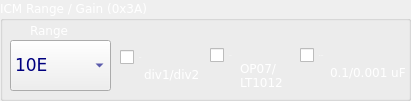
   <widget class="QGroupBox" name="grpICMGAIN">
    <property name="geometry">
     <rect>
      <x>10</x>
      <y>190</y>
      <width>411</width>
      <height>101</height>
     </rect>
    </property>
    <property name="palette">
     <palette>
      <active>
       <colorrole role="WindowText">
        <brush brushstyle="SolidPattern">
         <color alpha="255">
          <red>255</red>
          <green>255</green>
          <blue>255</blue>
         </color>
        </brush>
       </colorrole>
       <colorrole role="Text">
        <brush brushstyle="SolidPattern">
         <color alpha="255">
          <red>255</red>
          <green>255</green>
          <blue>255</blue>
         </color>
        </brush>
       </colorrole>
       <colorrole role="ButtonText">
        <brush brushstyle="SolidPattern">
         <color alpha="255">
          <red>255</red>
          <green>255</green>
          <blue>255</blue>
         </color>
        </brush>
       </colorrole>
      </active>
      <inactive>
       <colorrole role="WindowText">
        <brush brushstyle="SolidPattern">
         <color alpha="255">
          <red>255</red>
          <green>255</green>
          <blue>255</blue>
         </color>
        </brush>
       </colorrole>
       <colorrole role="Text">
        <brush brushstyle="SolidPattern">
         <color alpha="255">
          <red>255</red>
          <green>255</green>
          <blue>255</blue>
         </color>
        </brush>
       </colorrole>
       <colorrole role="ButtonText">
        <brush brushstyle="SolidPattern">
         <color alpha="255">
          <red>255</red>
          <green>255</green>
          <blue>255</blue>
         </color>
        </brush>
       </colorrole>
      </inactive>
      <disabled>
       <colorrole role="WindowText">
        <brush brushstyle="SolidPattern">
         <color alpha="255">
          <red>0</red>
          <green>0</green>
          <blue>255</blue>
         </color>
        </brush>
       </colorrole>
       <colorrole role="Text">
        <brush brushstyle="SolidPattern">
         <color alpha="255">
          <red>0</red>
          <green>0</green>
          <blue>255</blue>
         </color>
        </brush>
       </colorrole>
       <colorrole role="ButtonText">
        <brush brushstyle="SolidPattern">
         <color alpha="255">
          <red>0</red>
          <green>0</green>
          <blue>255</blue>
         </color>
        </brush>
       </colorrole>
      </disabled>
     </palette>
    </property>
    <property name="font">
     <font>
      <family>DejaVu Sans</family>
      <weight>50</weight>
      <bold>false</bold>
     </font>
    </property>
    <property name="title">
     <string>ICM Range / Gain (0x3A)</string>
    </property>
    <widget class="QComboBox" name="cmbICMRange">
     <property name="enabled">
      <bool>true</bool>
     </property>
     <property name="geometry">
      <rect>
       <x>10</x>
       <y>40</y>
       <width>101</width>
       <height>51</height>
      </rect>
     </property>
     <property name="sizePolicy">
      <sizepolicy hsizetype="Preferred" vsizetype="Preferred">
       <horstretch>0</horstretch>
       <verstretch>10</verstretch>
      </sizepolicy>
     </property>
     <property name="minimumSize">
      <size>
       <width>0</width>
       <height>30</height>
      </size>
     </property>
     <property name="sizeIncrement">
      <size>
       <width>10</width>
       <height>10</height>
      </size>
     </property>
     <property name="baseSize">
      <size>
       <width>0</width>
       <height>10</height>
      </size>
     </property>
     <property name="palette">
      <palette>
       <active>
        <colorrole role="WindowText">
         <brush brushstyle="SolidPattern">
          <color alpha="255">
           <red>0</red>
           <green>0</green>
           <blue>127</blue>
          </color>
         </brush>
        </colorrole>
        <colorrole role="Text">
         <brush brushstyle="SolidPattern">
          <color alpha="255">
           <red>0</red>
           <green>0</green>
           <blue>127</blue>
          </color>
         </brush>
        </colorrole>
        <colorrole role="ButtonText">
         <brush brushstyle="SolidPattern">
          <color alpha="255">
           <red>0</red>
           <green>0</green>
           <blue>127</blue>
          </color>
         </brush>
        </colorrole>
       </active>
       <inactive>
        <colorrole role="WindowText">
         <brush brushstyle="SolidPattern">
          <color alpha="255">
           <red>0</red>
           <green>0</green>
           <blue>127</blue>
          </color>
         </brush>
        </colorrole>
        <colorrole role="Text">
         <brush brushstyle="SolidPattern">
          <color alpha="255">
           <red>0</red>
           <green>0</green>
           <blue>127</blue>
          </color>
         </brush>
        </colorrole>
        <colorrole role="ButtonText">
         <brush brushstyle="SolidPattern">
          <color alpha="255">
           <red>0</red>
           <green>0</green>
           <blue>127</blue>
          </color>
         </brush>
        </colorrole>
       </inactive>
       <disabled>
        <colorrole role="WindowText">
         <brush brushstyle="SolidPattern">
          <color alpha="255">
           <red>0</red>
           <green>0</green>
           <blue>255</blue>
          </color>
         </brush>
        </colorrole>
        <colorrole role="Text">
         <brush brushstyle="SolidPattern">
          <color alpha="255">
           <red>0</red>
           <green>0</green>
           <blue>255</blue>
          </color>
         </brush>
        </colorrole>
        <colorrole role="ButtonText">
         <brush brushstyle="SolidPattern">
          <color alpha="255">
           <red>0</red>
           <green>0</green>
           <blue>255</blue>
          </color>
         </brush>
        </colorrole>
       </disabled>
      </palette>
     </property>
     <property name="font">
      <font>
       <family>DejaVu Sans</family>
       <pointsize>13</pointsize>
       <weight>50</weight>
       <bold>false</bold>
      </font>
     </property>
     <item>
      <property name="text">
       <string>10E</string>
      </property>
     </item>
     <item>
      <property name="text">
       <string>100E</string>
      </property>
     </item>
     <item>
      <property name="text">
       <string>1KE</string>
      </property>
     </item>
     <item>
      <property name="text">
       <string>10KE</string>
      </property>
     </item>
     <item>
      <property name="text">
       <string>100KE</string>
      </property>
     </item>
     <item>
      <property name="text">
       <string>1ME</string>
      </property>
     </item>
     <item>
      <property name="text">
       <string>RESERVED1</string>
      </property>
     </item>
     <item>
      <property name="text">
       <string>RESERVED2</string>
      </property>
     </item>
    </widget>
    <widget class="QLabel" name="label_6">
     <property name="geometry">
      <rect>
       <x>30</x>
       <y>20</y>
       <width>51</width>
       <height>20</height>
      </rect>
     </property>
     <property name="palette">
      <palette>
       <active>
        <colorrole role="WindowText">
         <brush brushstyle="SolidPattern">
          <color alpha="255">
           <red>255</red>
           <green>255</green>
           <blue>255</blue>
          </color>
         </brush>
        </colorrole>
        <colorrole role="Text">
         <brush brushstyle="SolidPattern">
          <color alpha="255">
           <red>255</red>
           <green>255</green>
           <blue>255</blue>
          </color>
         </brush>
        </colorrole>
        <colorrole role="ButtonText">
         <brush brushstyle="SolidPattern">
          <color alpha="255">
           <red>255</red>
           <green>255</green>
           <blue>255</blue>
          </color>
         </brush>
        </colorrole>
       </active>
       <inactive>
        <colorrole role="WindowText">
         <brush brushstyle="SolidPattern">
          <color alpha="255">
           <red>255</red>
           <green>255</green>
           <blue>255</blue>
          </color>
         </brush>
        </colorrole>
        <colorrole role="Text">
         <brush brushstyle="SolidPattern">
          <color alpha="255">
           <red>255</red>
           <green>255</green>
           <blue>255</blue>
          </color>
         </brush>
        </colorrole>
        <colorrole role="ButtonText">
         <brush brushstyle="SolidPattern">
          <color alpha="255">
           <red>255</red>
           <green>255</green>
           <blue>255</blue>
          </color>
         </brush>
        </colorrole>
       </inactive>
       <disabled>
        <colorrole role="WindowText">
         <brush brushstyle="SolidPattern">
          <color alpha="255">
           <red>0</red>
           <green>0</green>
           <blue>255</blue>
          </color>
         </brush>
        </colorrole>
        <colorrole role="Text">
         <brush brushstyle="SolidPattern">
          <color alpha="255">
           <red>0</red>
           <green>0</green>
           <blue>255</blue>
          </color>
         </brush>
        </colorrole>
        <colorrole role="ButtonText">
         <brush brushstyle="SolidPattern">
          <color alpha="255">
           <red>0</red>
           <green>0</green>
           <blue>255</blue>
          </color>
         </brush>
        </colorrole>
       </disabled>
      </palette>
     </property>
     <property name="font">
      <font>
       <family>DejaVu Sans</family>
       <weight>50</weight>
       <bold>false</bold>
      </font>
     </property>
     <property name="text">
      <string>Range</string>
     </property>
    </widget>
    <widget class="QCheckBox" name="chkICMGAIN">
     <property name="geometry">
      <rect>
       <x>120</x>
       <y>42</y>
       <width>81</width>
       <height>31</height>
      </rect>
     </property>
     <property name="palette">
      <palette>
       <active>
        <colorrole role="WindowText">
         <brush brushstyle="SolidPattern">
          <color alpha="255">
           <red>255</red>
           <green>255</green>
           <blue>255</blue>
          </color>
         </brush>
        </colorrole>
        <colorrole role="Text">
         <brush brushstyle="SolidPattern">
          <color alpha="255">
           <red>255</red>
           <green>255</green>
           <blue>255</blue>
          </color>
         </brush>
        </colorrole>
        <colorrole role="ButtonText">
         <brush brushstyle="SolidPattern">
          <color alpha="255">
           <red>255</red>
           <green>255</green>
           <blue>255</blue>
          </color>
         </brush>
        </colorrole>
       </active>
       <inactive>
        <colorrole role="WindowText">
         <brush brushstyle="SolidPattern">
          <color alpha="255">
           <red>255</red>
           <green>255</green>
           <blue>255</blue>
          </color>
         </brush>
        </colorrole>
        <colorrole role="Text">
         <brush brushstyle="SolidPattern">
          <color alpha="255">
           <red>255</red>
           <green>255</green>
           <blue>255</blue>
          </color>
         </brush>
        </colorrole>
        <colorrole role="ButtonText">
         <brush brushstyle="SolidPattern">
          <color alpha="255">
           <red>255</red>
           <green>255</green>
           <blue>255</blue>
          </color>
         </brush>
        </colorrole>
       </inactive>
       <disabled>
        <colorrole role="WindowText">
         <brush brushstyle="SolidPattern">
          <color alpha="255">
           <red>0</red>
           <green>0</green>
           <blue>255</blue>
          </color>
         </brush>
        </colorrole>
        <colorrole role="Text">
         <brush brushstyle="SolidPattern">
          <color alpha="255">
           <red>0</red>
           <green>0</green>
           <blue>255</blue>
          </color>
         </brush>
        </colorrole>
        <colorrole role="ButtonText">
         <brush brushstyle="SolidPattern">
          <color alpha="255">
           <red>0</red>
           <green>0</green>
           <blue>255</blue>
          </color>
         </brush>
        </colorrole>
       </disabled>
      </palette>
     </property>
     <property name="font">
      <font>
       <family>DejaVu Sans</family>
       <pointsize>-1</pointsize>
       <weight>50</weight>
       <italic>false</italic>
       <bold>false</bold>
      </font>
     </property>
     <property name="styleSheet">
      <string notr="true"/>
     </property>
     <property name="text">
      <string>GAIN</string>
     </property>
    </widget>
    <widget class="QCheckBox" name="chkICMIASEL">
     <property name="geometry">
      <rect>
       <x>210</x>
       <y>40</y>
       <width>90</width>
       <height>31</height>
      </rect>
     </property>
     <property name="palette">
      <palette>
       <active>
        <colorrole role="WindowText">
         <brush brushstyle="SolidPattern">
          <color alpha="255">
           <red>255</red>
           <green>255</green>
           <blue>255</blue>
          </color>
         </brush>
        </colorrole>
        <colorrole role="Text">
         <brush brushstyle="SolidPattern">
          <color alpha="255">
           <red>255</red>
           <green>255</green>
           <blue>255</blue>
          </color>
         </brush>
        </colorrole>
        <colorrole role="ButtonText">
         <brush brushstyle="SolidPattern">
          <color alpha="255">
           <red>255</red>
           <green>255</green>
           <blue>255</blue>
          </color>
         </brush>
        </colorrole>
       </active>
       <inactive>
        <colorrole role="WindowText">
         <brush brushstyle="SolidPattern">
          <color alpha="255">
           <red>255</red>
           <green>255</green>
           <blue>255</blue>
          </color>
         </brush>
        </colorrole>
        <colorrole role="Text">
         <brush brushstyle="SolidPattern">
          <color alpha="255">
           <red>255</red>
           <green>255</green>
           <blue>255</blue>
          </color>
         </brush>
        </colorrole>
        <colorrole role="ButtonText">
         <brush brushstyle="SolidPattern">
          <color alpha="255">
           <red>255</red>
           <green>255</green>
           <blue>255</blue>
          </color>
         </brush>
        </colorrole>
       </inactive>
       <disabled>
        <colorrole role="WindowText">
         <brush brushstyle="SolidPattern">
          <color alpha="255">
           <red>0</red>
           <green>0</green>
           <blue>255</blue>
          </color>
         </brush>
        </colorrole>
        <colorrole role="Text">
         <brush brushstyle="SolidPattern">
          <color alpha="255">
           <red>0</red>
           <green>0</green>
           <blue>255</blue>
          </color>
         </brush>
        </colorrole>
        <colorrole role="ButtonText">
         <brush brushstyle="SolidPattern">
          <color alpha="255">
           <red>0</red>
           <green>0</green>
           <blue>255</blue>
          </color>
         </brush>
        </colorrole>
       </disabled>
      </palette>
     </property>
     <property name="font">
      <font>
       <family>DejaVu Sans</family>
       <pointsize>-1</pointsize>
       <weight>50</weight>
       <italic>false</italic>
       <bold>false</bold>
      </font>
     </property>
     <property name="styleSheet">
      <string notr="true"/>
     </property>
     <property name="text">
      <string>IASEL</string>
     </property>
    </widget>
    <widget class="QCheckBox" name="chkICMBCAPSEL">
     <property name="geometry">
      <rect>
       <x>300</x>
       <y>40</y>
       <width>101</width>
       <height>31</height>
      </rect>
     </property>
     <property name="palette">
      <palette>
       <active>
        <colorrole role="WindowText">
         <brush brushstyle="SolidPattern">
          <color alpha="255">
           <red>255</red>
           <green>255</green>
           <blue>255</blue>
          </color>
         </brush>
        </colorrole>
        <colorrole role="Text">
         <brush brushstyle="SolidPattern">
          <color alpha="255">
           <red>255</red>
           <green>255</green>
           <blue>255</blue>
          </color>
         </brush>
        </colorrole>
        <colorrole role="ButtonText">
         <brush brushstyle="SolidPattern">
          <color alpha="255">
           <red>255</red>
           <green>255</green>
           <blue>255</blue>
          </color>
         </brush>
        </colorrole>
       </active>
       <inactive>
        <colorrole role="WindowText">
         <brush brushstyle="SolidPattern">
          <color alpha="255">
           <red>255</red>
           <green>255</green>
           <blue>255</blue>
          </color>
         </brush>
        </colorrole>
        <colorrole role="Text">
         <brush brushstyle="SolidPattern">
          <color alpha="255">
           <red>255</red>
           <green>255</green>
           <blue>255</blue>
          </color>
         </brush>
        </colorrole>
        <colorrole role="ButtonText">
         <brush brushstyle="SolidPattern">
          <color alpha="255">
           <red>255</red>
           <green>255</green>
           <blue>255</blue>
          </color>
         </brush>
        </colorrole>
       </inactive>
       <disabled>
        <colorrole role="WindowText">
         <brush brushstyle="SolidPattern">
          <color alpha="255">
           <red>0</red>
           <green>0</green>
           <blue>255</blue>
          </color>
         </brush>
        </colorrole>
        <colorrole role="Text">
         <brush brushstyle="SolidPattern">
          <color alpha="255">
           <red>0</red>
           <green>0</green>
           <blue>255</blue>
          </color>
         </brush>
        </colorrole>
        <colorrole role="ButtonText">
         <brush brushstyle="SolidPattern">
          <color alpha="255">
           <red>0</red>
           <green>0</green>
           <blue>255</blue>
          </color>
         </brush>
        </colorrole>
       </disabled>
      </palette>
     </property>
     <property name="font">
      <font>
       <family>DejaVu Sans</family>
       <pointsize>-1</pointsize>
       <weight>50</weight>
       <italic>false</italic>
       <bold>false</bold>
      </font>
     </property>
     <property name="styleSheet">
      <string notr="true"/>
     </property>
     <property name="text">
      <string>BCAPSEL</string>
     </property>
    </widget>
    <widget class="QLabel" name="label_17">
     <property name="geometry">
      <rect>
       <x>330</x>
       <y>62</y>
       <width>90</width>
       <height>20</height>
      </rect>
     </property>
     <property name="palette">
      <palette>
       <active>
        <colorrole role="WindowText">
         <brush brushstyle="SolidPattern">
          <color alpha="255">
           <red>255</red>
           <green>255</green>
           <blue>255</blue>
          </color>
         </brush>
        </colorrole>
        <colorrole role="Text">
         <brush brushstyle="SolidPattern">
          <color alpha="255">
           <red>255</red>
           <green>255</green>
           <blue>255</blue>
          </color>
         </brush>
        </colorrole>
        <colorrole role="ButtonText">
         <brush brushstyle="SolidPattern">
          <color alpha="255">
           <red>255</red>
           <green>255</green>
           <blue>255</blue>
          </color>
         </brush>
        </colorrole>
       </active>
       <inactive>
        <colorrole role="WindowText">
         <brush brushstyle="SolidPattern">
          <color alpha="255">
           <red>255</red>
           <green>255</green>
           <blue>255</blue>
          </color>
         </brush>
        </colorrole>
        <colorrole role="Text">
         <brush brushstyle="SolidPattern">
          <color alpha="255">
           <red>255</red>
           <green>255</green>
           <blue>255</blue>
          </color>
         </brush>
        </colorrole>
        <colorrole role="ButtonText">
         <brush brushstyle="SolidPattern">
          <color alpha="255">
           <red>255</red>
           <green>255</green>
           <blue>255</blue>
          </color>
         </brush>
        </colorrole>
       </inactive>
       <disabled>
        <colorrole role="WindowText">
         <brush brushstyle="SolidPattern">
          <color alpha="255">
           <red>0</red>
           <green>0</green>
           <blue>255</blue>
          </color>
         </brush>
        </colorrole>
        <colorrole role="Text">
         <brush brushstyle="SolidPattern">
          <color alpha="255">
           <red>0</red>
           <green>0</green>
           <blue>255</blue>
          </color>
         </brush>
        </colorrole>
        <colorrole role="ButtonText">
         <brush brushstyle="SolidPattern">
          <color alpha="255">
           <red>0</red>
           <green>0</green>
           <blue>255</blue>
          </color>
         </brush>
        </colorrole>
       </disabled>
      </palette>
     </property>
     <property name="font">
      <font>
       <family>DejaVu Sans</family>
       <pointsize>9</pointsize>
       <weight>50</weight>
       <bold>false</bold>
      </font>
     </property>
     <property name="text">
      <string>0.1/0.001 uF</string>
     </property>
    </widget>
    <widget class="QLabel" name="label_18">
     <property name="geometry">
      <rect>
       <x>240</x>
       <y>60</y>
       <width>60</width>
       <height>31</height>
      </rect>
     </property>
     <property name="palette">
      <palette>
       <active>
        <colorrole role="WindowText">
         <brush brushstyle="SolidPattern">
          <color alpha="255">
           <red>255</red>
           <green>255</green>
           <blue>255</blue>
          </color>
         </brush>
        </colorrole>
        <colorrole role="Text">
         <brush brushstyle="SolidPattern">
          <color alpha="255">
           <red>255</red>
           <green>255</green>
           <blue>255</blue>
          </color>
         </brush>
        </colorrole>
        <colorrole role="ButtonText">
         <brush brushstyle="SolidPattern">
          <color alpha="255">
           <red>255</red>
           <green>255</green>
           <blue>255</blue>
          </color>
         </brush>
        </colorrole>
       </active>
       <inactive>
        <colorrole role="WindowText">
         <brush brushstyle="SolidPattern">
          <color alpha="255">
           <red>255</red>
           <green>255</green>
           <blue>255</blue>
          </color>
         </brush>
        </colorrole>
        <colorrole role="Text">
         <brush brushstyle="SolidPattern">
          <color alpha="255">
           <red>255</red>
           <green>255</green>
           <blue>255</blue>
          </color>
         </brush>
        </colorrole>
        <colorrole role="ButtonText">
         <brush brushstyle="SolidPattern">
          <color alpha="255">
           <red>255</red>
           <green>255</green>
           <blue>255</blue>
          </color>
         </brush>
        </colorrole>
       </inactive>
       <disabled>
        <colorrole role="WindowText">
         <brush brushstyle="SolidPattern">
          <color alpha="255">
           <red>0</red>
           <green>0</green>
           <blue>255</blue>
          </color>
         </brush>
        </colorrole>
        <colorrole role="Text">
         <brush brushstyle="SolidPattern">
          <color alpha="255">
           <red>0</red>
           <green>0</green>
           <blue>255</blue>
          </color>
         </brush>
        </colorrole>
        <colorrole role="ButtonText">
         <brush brushstyle="SolidPattern">
          <color alpha="255">
           <red>0</red>
           <green>0</green>
           <blue>255</blue>
          </color>
         </brush>
        </colorrole>
       </disabled>
      </palette>
     </property>
     <property name="font">
      <font>
       <family>DejaVu Sans</family>
       <pointsize>9</pointsize>
       <weight>50</weight>
       <bold>false</bold>
      </font>
     </property>
     <property name="text">
      <string>OP07/
LT1012</string>
     </property>
    </widget>
    <widget class="QLabel" name="label_19">
     <property name="geometry">
      <rect>
       <x>144</x>
       <y>64</y>
       <width>60</width>
       <height>20</height>
      </rect>
     </property>
     <property name="palette">
      <palette>
       <active>
        <colorrole role="WindowText">
         <brush brushstyle="SolidPattern">
          <color alpha="255">
           <red>255</red>
           <green>255</green>
           <blue>255</blue>
          </color>
         </brush>
        </colorrole>
        <colorrole role="Text">
         <brush brushstyle="SolidPattern">
          <color alpha="255">
           <red>255</red>
           <green>255</green>
           <blue>255</blue>
          </color>
         </brush>
        </colorrole>
        <colorrole role="ButtonText">
         <brush brushstyle="SolidPattern">
          <color alpha="255">
           <red>255</red>
           <green>255</green>
           <blue>255</blue>
          </color>
         </brush>
        </colorrole>
       </active>
       <inactive>
        <colorrole role="WindowText">
         <brush brushstyle="SolidPattern">
          <color alpha="255">
           <red>255</red>
           <green>255</green>
           <blue>255</blue>
          </color>
         </brush>
        </colorrole>
        <colorrole role="Text">
         <brush brushstyle="SolidPattern">
          <color alpha="255">
           <red>255</red>
           <green>255</green>
           <blue>255</blue>
          </color>
         </brush>
        </colorrole>
        <colorrole role="ButtonText">
         <brush brushstyle="SolidPattern">
          <color alpha="255">
           <red>255</red>
           <green>255</green>
           <blue>255</blue>
          </color>
         </brush>
        </colorrole>
       </inactive>
       <disabled>
        <colorrole role="WindowText">
         <brush brushstyle="SolidPattern">
          <color alpha="255">
           <red>0</red>
           <green>0</green>
           <blue>255</blue>
          </color>
         </brush>
        </colorrole>
        <colorrole role="Text">
         <brush brushstyle="SolidPattern">
          <color alpha="255">
           <red>0</red>
           <green>0</green>
           <blue>255</blue>
          </color>
         </brush>
        </colorrole>
        <colorrole role="ButtonText">
         <brush brushstyle="SolidPattern">
          <color alpha="255">
           <red>0</red>
           <green>0</green>
           <blue>255</blue>
          </color>
         </brush>
        </colorrole>
       </disabled>
      </palette>
     </property>
     <property name="font">
      <font>
       <family>DejaVu Sans</family>
       <pointsize>9</pointsize>
       <weight>50</weight>
       <bold>false</bold>
      </font>
     </property>
     <property name="text">
      <string>div1/div2 </string>
     </property>
    </widget>
   </widget>
